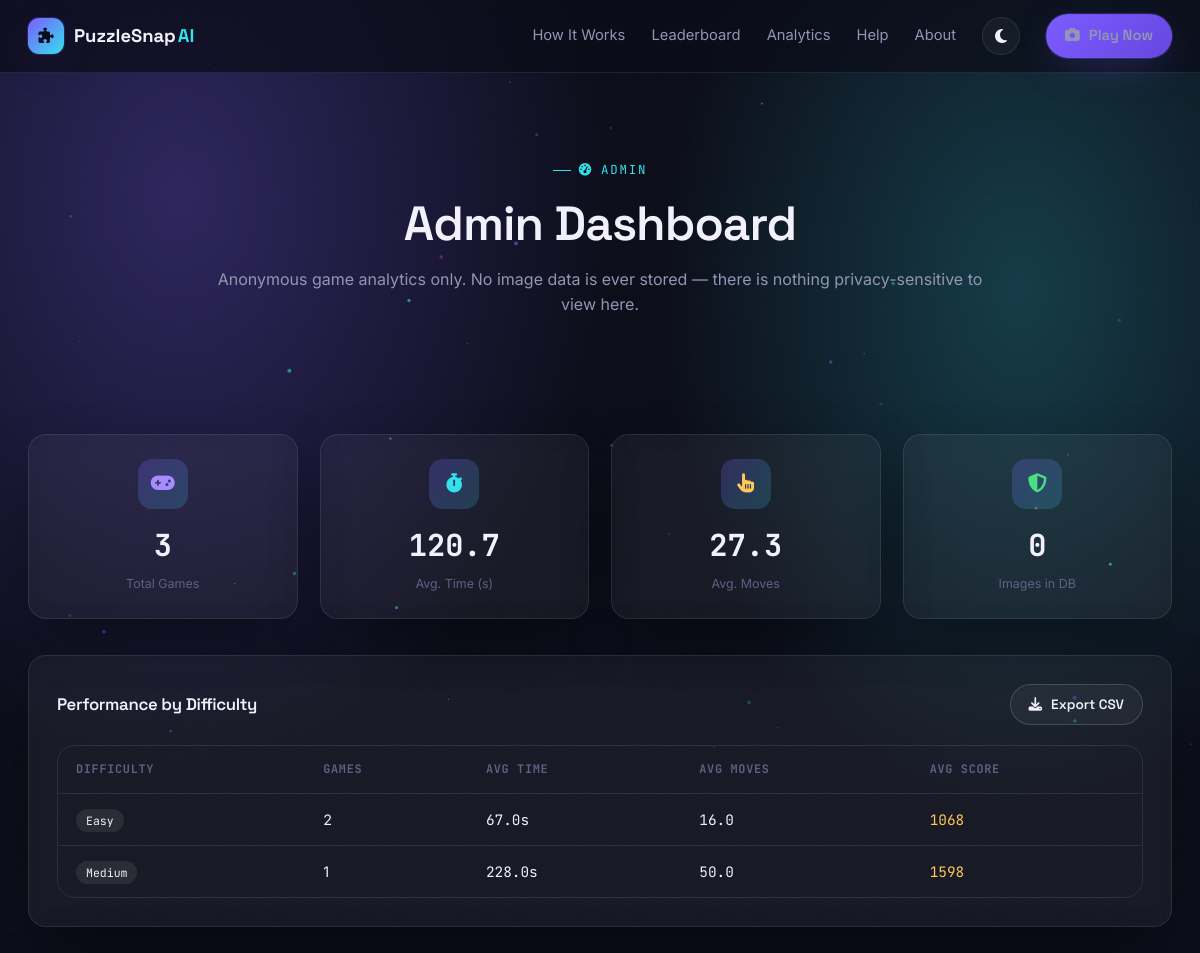
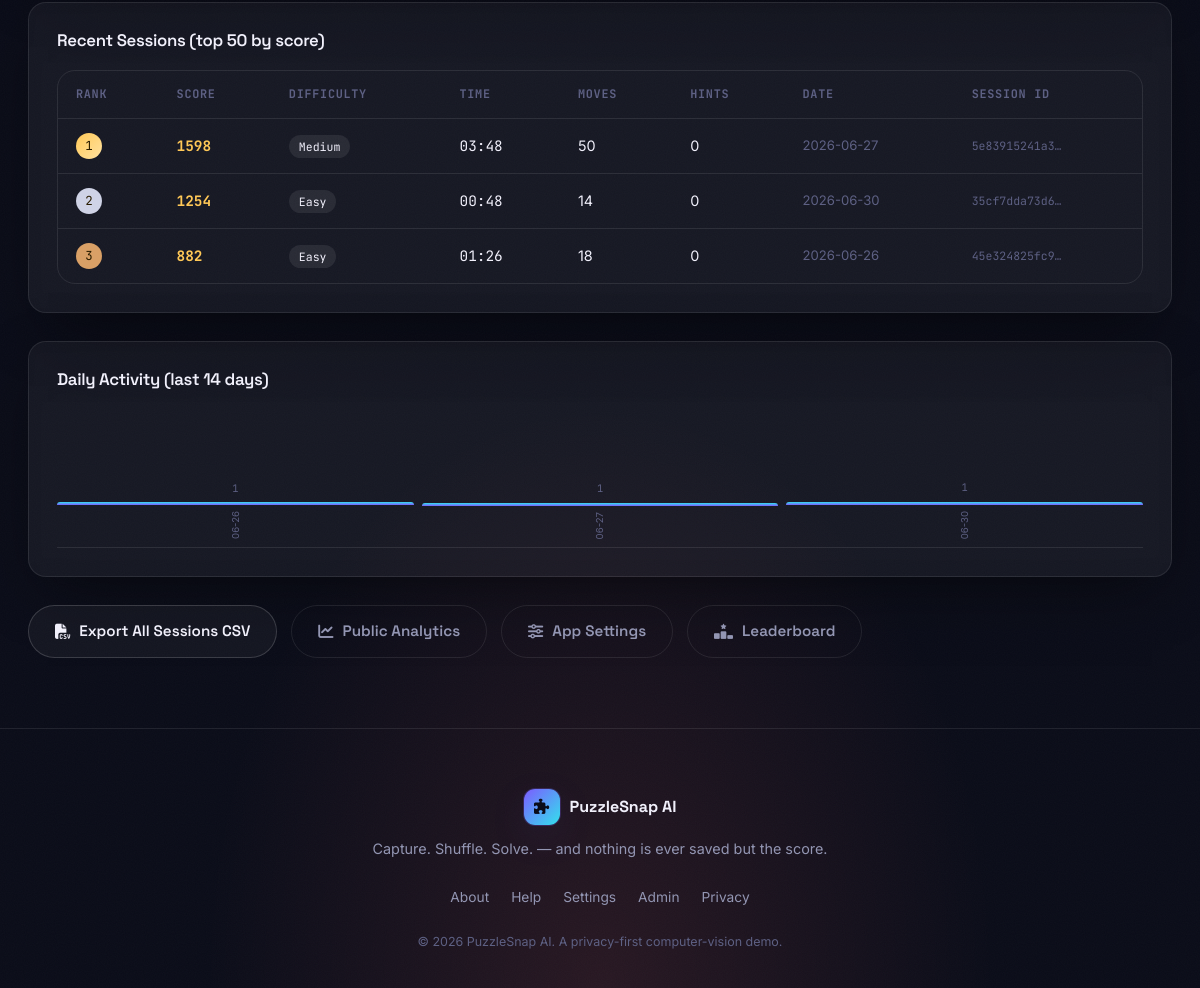
The page /admin on the database its author committed (2 pictures, top to bottom).
### tables this page shows
CREATE TABLE game_sessions (
                session_id      TEXT PRIMARY KEY,
                played_date     TEXT NOT NULL,
                played_time     TEXT NOT NULL,
                difficulty      TEXT NOT NULL,
                completion_time INTEGER NOT NULL,   -- seconds
                total_moves     INTEGER NOT NULL,
                hints_used      INTEGER NOT NULL DEFAULT 0,
                final_score     INTEGER NOT NULL,
                created_at      TEXT NOT NULL
            );

### routes/main.py (the view)
@main_bp.route("/admin")
def admin():
    stats = db.get_analytics_summary()
    boards = db.get_leaderboard(limit=50)
    return render_template("admin.html", stats=stats, boards=boards)

### utils/database.py (called while the page is built)
def get_connection():
    conn = sqlite3.connect(DB_PATH)
    conn.row_factory = sqlite3.Row
    conn.execute("PRAGMA foreign_keys = ON")
    return conn

def get_leaderboard(limit=20, difficulty=None):
    with _lock, get_connection() as conn:
        if difficulty:
            rows = conn.execute(
                """SELECT session_id, played_date, difficulty, completion_time,
                          total_moves, hints_used, final_score
                   FROM game_sessions WHERE difficulty = ?
                   ORDER BY final_score DESC, completion_time ASC LIMIT ?""",
                (difficulty, limit),
            ).fetchall()
        else:
            rows = conn.execute(
                """SELECT session_id, played_date, difficulty, completion_time,
                          total_moves, hints_used, final_score
                   FROM game_sessions ORDER BY final_score DESC, completion_time ASC LIMIT ?""",
                (limit,),
            ).fetchall()
        return [dict(r) for r in rows]

### templates/admin.html (shortened to what this page needs)
{% extends "base.html" %}
{% block content %}
<div class="page-hero">
  <div class="ps-eyebrow" style="justify-content:center;"><i class="fa-solid fa-gauge-high"></i> Admin</div>
  <h1>Admin Dashboard</h1>
  <p>Anonymous game analytics only. No image data is ever stored — there is nothing privacy-sensitive to view here.</p>
</div>
<div class="ps-section-tight">
  <div class="ps-grid ps-grid-4" style="margin-bottom:36px;">
    {% for icon, color, label, value in [
      ("fa-gamepad",      "var(--violet-soft)", "Total Games",         stats.total_games_played),
      ("fa-stopwatch",    "var(--cyan)",         "Avg. Time (s)",       stats.average_completion_time),
      ("fa-hand-pointer", "var(--gold)",          "Avg. Moves",          stats.average_moves),
      ("fa-shield-halved","var(--green)",         "Images in DB",        "0"),
    ] %}
    <div class="ps-card" style="padding:24px;text-align:center;">
      <div class="feature-icon" style="margin:0 auto 12px; --icon-color: {{ color }}; color: var(--icon-color);"><i class="fa-solid {{ icon }}"></i></div>
      <div style="font-family:var(--font-mono);font-size:1.9rem;font-weight:700;color:var(--text);">{{ value }}</div>
      <div style="font-size:0.78rem;color:var(--text-faint);margin-top:4px;">{{ label }}</div>
    </div>
    {% endfor %}
  </div>
  {% if stats.by_difficulty %}
  <div class="ps-card" style="padding:28px;margin-bottom:28px;">
    <div style="display:flex;align-items:center;justify-content:space-between;margin-bottom:20px;flex-wrap:wrap;gap:12px;">
      <h3 style="font-family:var(--font-display);font-size:1.05rem;margin:0;">Performance by Difficulty</h3>
      <a href="/api/admin/export-csv" class="ps-btn ps-btn-secondary ps-btn-sm">
        <i class="fa-solid fa-download"></i> Export CSV
      </a>
    </div>
    <div class="ps-table-wrap">
      <table class="ps-table">
        <thead>
          <tr><th>Difficulty</th><th>Games</th><th>Avg Time</th><th>Avg Moves</th><th>Avg Score</th></tr>
        </thead>
        <tbody>
          {% for row in stats.by_difficulty %}
          <tr>
            <td><span class="diff-pill">{{ row.difficulty }}</span></td>
            <td>{{ row.games }}</td>
            <td style="font-family:var(--font-mono);">{{ "%.1f"|format(row.avg_time or 0) }}s</td>
            <td style="font-family:var(--font-mono);">{{ "%.1f"|format(row.avg_moves or 0) }}</td>
            <td style="font-family:var(--font-mono);color:var(--gold);">{{ "%.0f"|format(row.avg_score or 0) }}</td>
          </tr>
          {% endfor %}
        </tbody>
      </table>
    </div>
  </div>
  {% endif %}
  {% if boards %}
  <div class="ps-card" style="padding:28px;margin-bottom:28px;">
    <div style="display:flex;align-items:center;justify-content:space-between;margin-bottom:20px;flex-wrap:wrap;gap:12px;">
      <h3 style="font-family:var(--font-display);font-size:1.05rem;margin:0;">Recent Sessions (top 50 by score)</h3>
    </div>
    <div class="ps-table-wrap">
      <table class="ps-table">
        <thead>
          <tr><th>Rank</th><th>Score</th><th>Difficulty</th><th>Time</th><th>Moves</th><th>Hints</th><th>Date</th><th>Session ID</th></tr>
        </thead>
        <tbody>
          {% for row in boards %}
          <tr>
            <td>
              <span class="rank-badge {% if loop.index == 1 %}top1{% elif loop.index == 2 %}top2{% elif loop.index == 3 %}top3{% endif %}">
                {{ loop.index }}
              </span>
            </td>
            <td style="font-family:var(--font-mono);font-weight:700;color:var(--gold);">{{ row.final_score }}</td>
            <td><span class="diff-pill">{{ row.difficulty }}</span></td>
            <td style="font-family:var(--font-mono);">{{ '%02d'|format(row.completion_time // 60) }}:{{ '%02d'|format(row.completion_time % 60) }}</td>
            <td>{{ row.total_moves }}</td>
            <td>{{ row.hints_used }}</td>
            <td style="color:var(--text-faint);font-size:0.82rem;">{{ row.played_date }}</td>
            <td style="font-family:var(--font-mono);font-size:0.72rem;color:var(--text-faint);">{{ row.session_id[:12] }}…</td>
          </tr>
          {% endfor %}
        </tbody>
      </table>
    </div>
  </div>
  {% else %}
  <div class="ps-card" style="padding:60px;text-align:center;color:var(--text-faint);">
    <i class="fa-solid fa-inbox" style="font-size:2.5rem;margin-bottom:16px;display:block;opacity:0.3;"></i>
    No game sessions recorded yet.
  </div>
  {% endif %}
  {% if stats.daily_plays %}
  <div class="ps-card" style="padding:28px;margin-bottom:28px;">
    <h3 style="font-family:var(--font-display);font-size:1.05rem;margin-bottom:20px;">Daily Activity (last 14 days)</h3>
    <div style="display:flex;align-items:flex-end;gap:8px;height:140px;border-bottom:1px solid var(--border);padding-bottom:8px;">
      {% set max_d = stats.daily_plays | map(attribute='games') | max %}
      {% for day in stats.daily_plays | reverse %}
      {% set h = ((day.games / max_d) * 100)|int if max_d > 0 else 0 %}
      <div style="flex:1;display:flex;flex-direction:column;align-items:center;gap:6px;min-width:0;">
        <span style="font-family:var(--font-mono);font-size:0.65rem;color:var(--text-faint);">{{ day.games }}</span>
        <div style="--bar-height: {{ h }}%; width:100%; height:var(--bar-height); background:linear-gradient(to top,var(--violet),var(--cyan)); border-radius:4px 4px 0 0; min-height:3px;"></div>
        <span style="font-size:0.6rem;color:var(--text-faint);writing-mode:vertical-rl;transform:rotate(180deg);">{{ day.played_date[-5:] }}</span>
      </div>
      {% endfor %}
    </div>
  </div>
  {% endif %}
  <div style="display:flex;gap:14px;flex-wrap:wrap;">
    <a href="/api/admin/export-csv" class="ps-btn ps-btn-secondary"><i class="fa-solid fa-file-csv"></i> Export All Sessions CSV</a>
    <a href="/analytics" class="ps-btn ps-btn-ghost"><i class="fa-solid fa-chart-line"></i> Public Analytics</a>
    <a href="/settings" class="ps-btn ps-btn-ghost"><i class="fa-solid fa-sliders"></i> App Settings</a>
    <a href="/leaderboard" class="ps-btn ps-btn-ghost"><i class="fa-solid fa-ranking-star"></i> Leaderboard</a>
  </div>
</div>
{% endblock %}

### templates/base.html (shortened to what this page needs)
<!DOCTYPE html>
<html lang="en" data-theme="{{ settings.theme if settings is defined else 'dark' }}">
<head>
<link rel="stylesheet" href="https://cdnjs.cloudflare.com/ajax/libs/font-awesome/6.5.2/css/all.min.css">
<link rel="stylesheet" href="https://cdnjs.cloudflare.com/ajax/libs/bootstrap/5.3.3/css/bootstrap.min.css">
<link rel="stylesheet" href="{{ url_for('static', filename='css/style.css') }}">
</head>
<body>
<div class="grain-overlay"></div>
<canvas id="particleField"></canvas>
<nav class="ps-nav">
  <div class="ps-nav-inner">
    <a href="{{ url_for('main.landing') }}" class="ps-brand">
      <span class="ps-brand-mark"><i class="fa-solid fa-puzzle-piece"></i></span>
      <span class="ps-brand-text">PuzzleSnap<span class="ps-brand-ai">AI</span></span>
    </a>
    <div class="ps-nav-links" id="navLinks">
      <a href="{{ url_for('main.landing') }}#how-it-works">How It Works</a>
      <a href="{{ url_for('main.leaderboard') }}">Leaderboard</a>
      <a href="{{ url_for('main.analytics') }}">Analytics</a>
      <a href="{{ url_for('main.help_page') }}">Help</a>
      <a href="{{ url_for('main.about') }}">About</a>
      <button class="ps-icon-btn" id="themeToggle" aria-label="Toggle theme" title="Toggle light / dark theme">
        <i class="fa-solid fa-moon"></i>
      </button>
      <a href="{{ url_for('main.capture') }}" class="ps-btn ps-btn-sm ps-btn-primary">
        <i class="fa-solid fa-camera"></i> Play Now
      </a>
    </div>
  </div>
</nav>
<main class="ps-main">
  {% block content %}{% endblock %}
</main>
<footer class="ps-footer">
  <div class="ps-footer-inner">
    <div class="ps-footer-brand">
      <span class="ps-brand-mark"><i class="fa-solid fa-puzzle-piece"></i></span>
      <span>PuzzleSnap AI</span>
    </div>
    <p class="ps-footer-tag">Capture. Shuffle. Solve. — and nothing is ever saved but the score.</p>
    <div class="ps-footer-links">
      <a href="{{ url_for('main.about') }}">About</a>
      <a href="{{ url_for('main.help_page') }}">Help</a>
      <a href="{{ url_for('main.settings') }}">Settings</a>
      <a href="{{ url_for('main.admin') }}">Admin</a>
      <a href="{{ url_for('main.landing') }}#faq">Privacy</a>
    </div>
    <p class="ps-footer-copy">&copy; 2026 PuzzleSnap AI. A privacy-first computer-vision demo.</p>
  </div>
</footer>
</body>
</html>

### rows shown on the page
game_sessions: difficulty "Medium", games "1", avg_time "228.0", avg_moves "50.0", final_score "1598", completion_time "03", row.completion_time%60 "48", total_moves "50", hints_used "0", played_date "2026-06-27", session_id "5e83915241a3"
game_sessions: final_score "1254", difficulty "Easy", completion_time "00", row.completion_time%60 "48", total_moves "14", hints_used "0", played_date "2026-06-30", session_id "35cf7dda73d6"
game_sessions: final_score "882", difficulty "Easy", completion_time "01", row.completion_time%60 "26", total_moves "18", hints_used "0", played_date "2026-06-26", session_id "45e324825fc9"

### other values the page prints
{{ value }} "3" "120.7" "27.3" "0"
{{ label }} "Total Games" "Avg. Time (s)" "Avg. Moves" "Images in DB"
{{ row.difficulty }} "Easy"
{{ row.games }} "2"
{{ "%.1f"|format(row.avg_time or 0) }} "67.0"
{{ "%.1f"|format(row.avg_moves or 0) }} "16.0"
{{ "%.0f"|format(row.avg_score or 0) }} "1068"
{{ day.games }} "1" "1" "1"
{{ day.played_date[-5:] }} "06-26" "06-27" "06-30"
